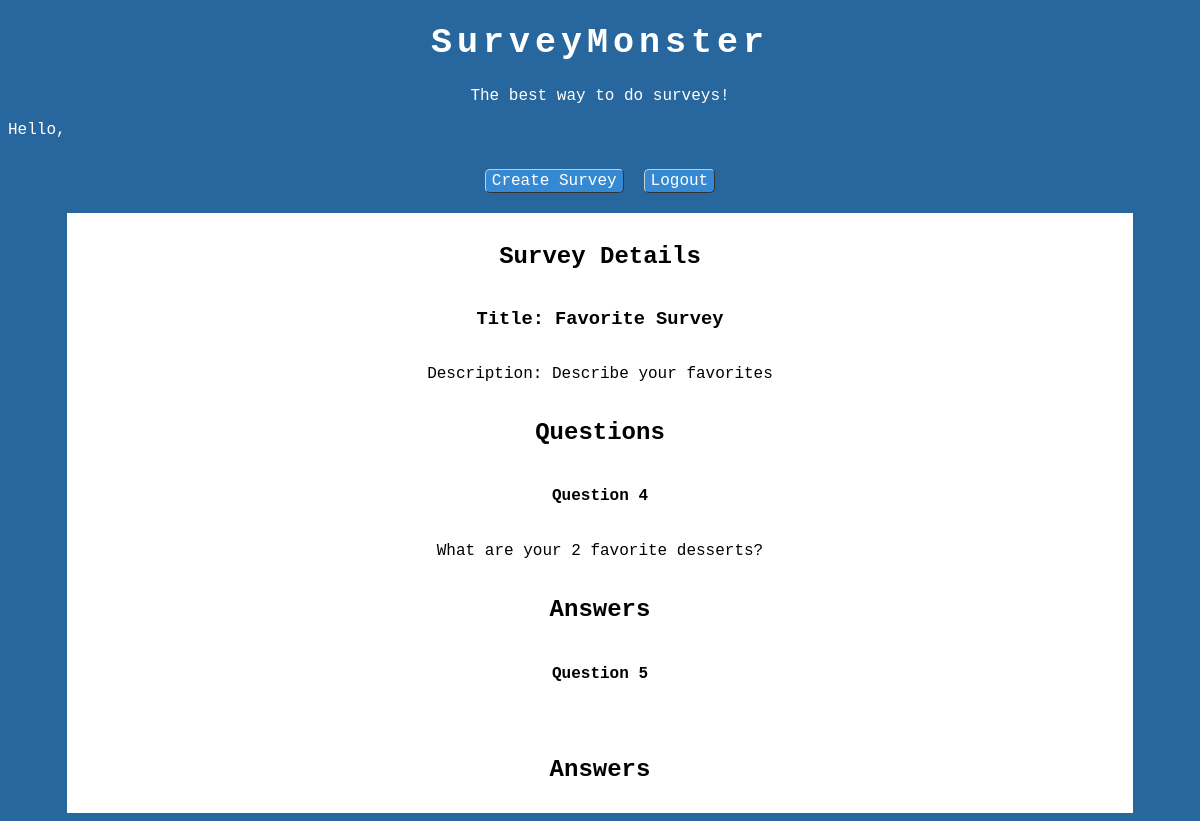
The app's page /viewSurvey.php?survey_id=2 with its own data.
### tables this page shows
CREATE TABLE `entity_survey` (
  `survey_id` int(10) NOT NULL,
  `title` varchar(50) DEFAULT NULL,
  `is_active` tinyint(1) DEFAULT NULL,
  `numQuestions` int(7) DEFAULT NULL,
  `description` varchar(200) DEFAULT NULL,
  PRIMARY KEY (`survey_id`)
);

CREATE TABLE `x_survey_question` (
  `x_survey_question_id` int(10) NOT NULL,
  `survey_id` int(10) DEFAULT NULL,
  `question_id` int(10) DEFAULT NULL,
  PRIMARY KEY (`x_survey_question_id`)
);

### viewSurvey.php (the view, shortened to what this page needs)
<?php
include 'connection-inc.php';
$surveyId = $_GET['survey_id'];
function getSurvey($conn, $surveyId) {
    $query = "SELECT * FROM entity_survey WHERE survey_id = '$surveyId'";
    $result = $conn->query($query);
    $survey = $result->fetch_assoc();
    return $survey;
}
function getQuestions($conn, $surveyId) {
    $query = "SELECT * FROM x_survey_question WHERE survey_id = '$surveyId'";
    $result = $conn->query($query);
    $questions = array();
    while ($row = $result->fetch_assoc()) {
        $questionId = $row['question_id'];
        $questionText = getQText($conn, $questionId);
        $row['question'] = $questionText;
        $questions[] = $row;
    }
    return $questions;
}
function getQText($conn, $questionId) {
    $query = "SELECT question FROM entity_question WHERE question_id = '$questionId'";
    $result = $conn->query($query);
    $question = $result->fetch_assoc();
    return $question['question'];
}
$survey = getSurvey($conn, $surveyId);
$questions = getQuestions($conn, $surveyId);
?>
<!DOCTYPE html>
<html lang="en">
    <head>
        <link rel="stylesheet" href="styles.css">
    </head>
    <body>
        <h1 id="title">SurveyMonster</h1>
        <p id="motto">The best way to do surveys!</p>
        <?php
        echo 'Hello, ' . $_SESSION['user_name'];
        echo '<div class="container btn-container">
        <a class="buttons" href="newSurvey.php">Create Survey</a>
        <a class="buttons" href="logout.php">Logout</a>
    </div>';
        ?>
        <div class="surv-container">
            <h2>Survey Details</h2>
            <h3>Title: <?php echo $survey['title']; ?></h3>
            <p>Description: <?php echo $survey['description']; ?></p>
            <h2>Questions</h2>
            <?php foreach ($questions as $question): ?>
                <h4>Question <?php echo $question['question_id']; ?></h4>
                <p><?php echo $question['question']; ?></p>
                <h2>Answers</h2>
            <?php endforeach; ?>
        </div>
    </body>
</html>

### styles.css (style rules this page uses)
* { box-sizing: border-box; }
body { color: white; }
#motto { text-align: center; }
body { background-color: #28679E; font-family: Courier, sans-serif; }
.container { text-align: center; color: black; margin: 0 auto; }
#title { text-align: center; font-size: 35px; letter-spacing: 5px; }
a { color: #3589D2; text-decoration: none; }
.btn-container { width: 100%; margin-top: 20px; display: flex; justify-content: center; }
.surv-container { color: black; margin: 0 auto; width: 90%; margin-top: 10px; padding: 10px; background-color: white; overflow-x: auto; display: flex; flex-direction: column; align-items: center; }
.buttons { text-decoration: none; background-color: #3589D2; color: white; border-radius: 5px; margin: 10px; padding: 2px 6px 2px 6px; border-top: 1px solid #CCCCCC; border-right: 1px solid #333333; border-bottom: 1px solid #333333; border-left: 1px solid #CCCCCC; }

### records on screen
entity_survey: title "Favorite Survey", description "Describe your favorites"
x_survey_question: question "4", question "What are your 2 favorite desserts?"
x_survey_question: question "5"
